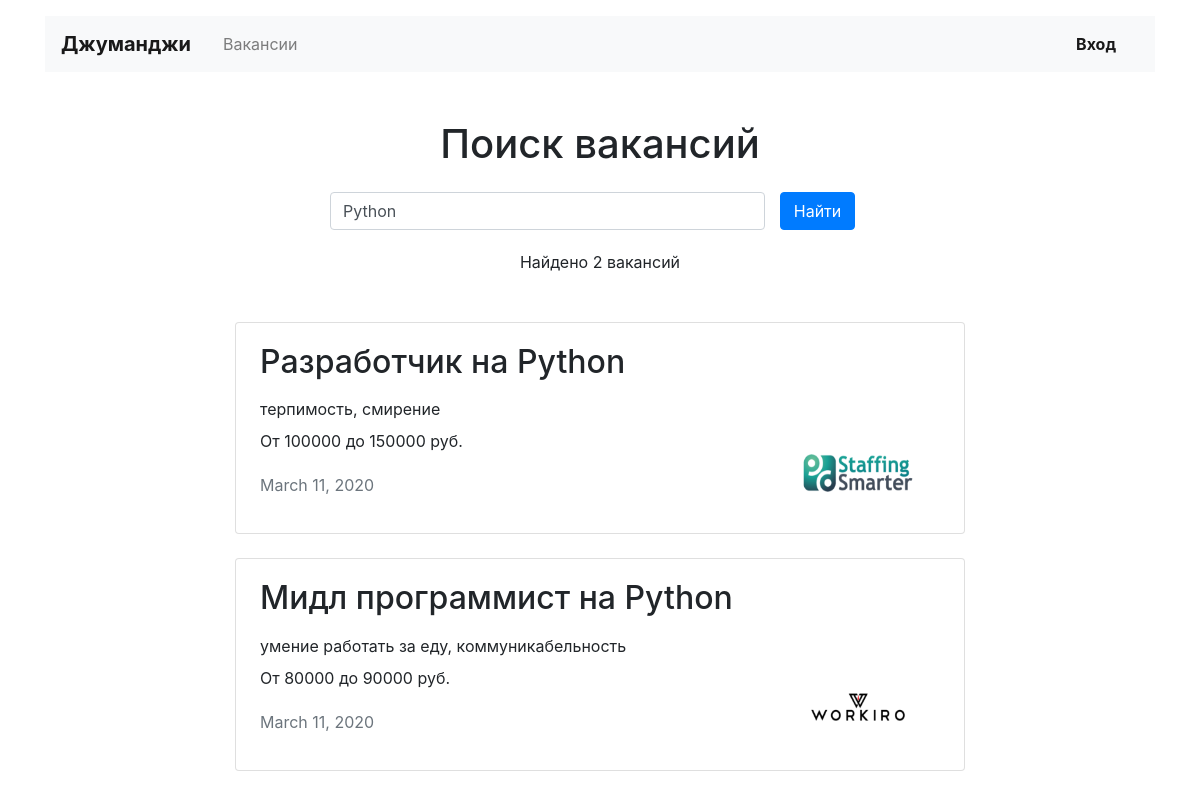
Page /search?s=Python/ on the committed database.
### recruiting/models.py (models this page shows, shortened)
class Vacancy(models.Model):
    title = models.CharField(max_length=100)
    specialty = models.ForeignKey(Specialty, on_delete=models.CASCADE, related_name='vacancies', blank=True)
    company = models.ForeignKey(Company, on_delete=models.CASCADE, related_name='vacancies')
    skills = models.CharField(max_length=150)
    description = models.CharField(max_length=400)
    salary_min = models.IntegerField()
    salary_max = models.IntegerField()
    published_at = models.DateField()

class Company(models.Model):
    name = models.CharField(max_length=100)
    location = models.CharField(max_length=100)
    logo = models.ImageField(upload_to=MEDIA_COMPANY_IMAGE_DIR)
    description = models.CharField(max_length=400)
    employee_count = models.IntegerField()
    owner = models.OneToOneField(get_user_model(), on_delete=models.CASCADE, related_name='owns')

### recruiting/views.py (the view, shortened to what this page needs)
# urls.py: path('search?s=<str:search_request>/', views.SearchView.as_view(), name='search')
class SearchView(View):
    def get(self, request, search_request):
        search_result = Vacancy.objects.all().filter(title__icontains=search_request) | Vacancy.objects.all().filter(
            description__icontains=search_request)
        return render(request, 'recruiting/search.html', context={
            'title': 'Результат поиска | ',
            'search_result': search_result,
            'search': search_request,
            'form': SearchForm
        })

### recruiting/context_processors.py (called while the page is built)
def active_user(request):
    current_user = request.user
    displayed_name = current_user.username
    if current_user.is_authenticated:
        user_is_active = True
        if current_user.first_name and current_user.last_name:
            displayed_name = current_user.first_name + ' ' + current_user.last_name
    else:
        user_is_active = False
    return {
        'user_is_active': user_is_active,
        'displayed_name': displayed_name
    }

### recruiting/templates/recruiting/search.html (shortened to what this page needs)
{% extends 'recruiting/base.html' %}
{% block container %}
    <main class="container mt-3">
        <section>
            <h1 class="h1 text-center mt-5 mb-4">Поиск вакансий</h1>
            <div class="row">
                <div class="col-12 col-md-8 col-lg-6 offset-lg-3 offset-md-2">
                    <form class="form-inline mb-3" method="post">
                        <div class="form-group col-8 col-md-10 pl-0">
                            <input class="form-control w-100" type="search" placeholder="Найти работу или стажировку"
                                   aria-label="Найти работу или стажировку"
                                   name={{ form.search_request.html_name }} value={{ search }}>
                        </div>
                        <div class="form-group col-4 col-md-2 pl-0">
                            <button class="btn btn-primary w-100" type="submit">Найти</button>
                        </div>
                    </form>
                </div>
            </div>
            <p class="text-center pt-1">Найдено {{ search_result.count }} вакансий</p>
            <div class="row mt-5">
                <div class="col-12 col-lg-8 offset-lg-2 m-auto">
                    {% for result in search_result %}
                        <div class="card mb-4">
                            <div class="card-body px-4">
                                <div class="row">
                                    <div class="col-12 col-md-8 col-lg-9">
                                        <h2 class="h2 pb-2">{{ result.title }}</h2>
                                        <p class="mb-2">{{ result.skills }}</p>
                                        <p>От {{ result.salary_min }} до {{ result.salary_max }} руб.</p>
                                        <p class="text-muted pt-1">{{ result.published_at }}</p>
                                    </div>
                                    <div class="col-12 col-md-4 col-lg-3 d-flex align-items-end">
                                        <a href={% url 'vacancy' vacancy_id=result.id %}><img
                                                src={{ result.company.logo.url }} width="130" height="80"
                                                alt=""></a>
                                    </div>
                                </div>
                            </div>
                        </div>
                    {% endfor %}
                </div>
            </div>
        </section>
    </main>
{% endblock %}

### rows in the picture
Vacancy: title "Разработчик на Python", skills "терпимость, смирение", salary_min "100000", salary_max "150000", published_at "March 11, 2020", company.logo (picture)
Vacancy: title "Мидл программист на Python", skills "умение работать за еду, коммуникабельность", salary_min "80000", salary_max "90000", published_at "March 11, 2020", company.logo (picture)

### other values in the picture
{{ search_result.count }} "2"
